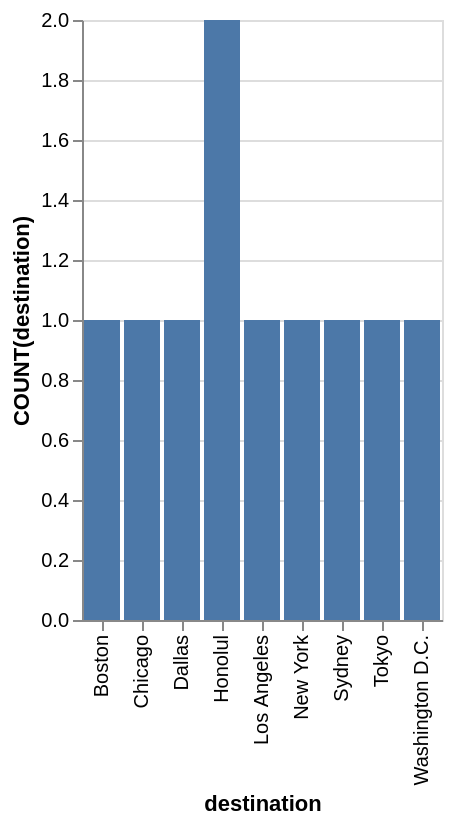

Here is the Vega-Lite specification saved for this chart:
### Vega-Lite specification from a JSON file in a GitHub repository (floating-point values rounded to 4 significant figures)
{"data": {"values": [{"x_data": "Boston", "y_data": 1}, {"x_data": "Chicago", "y_data": 1}, {"x_data": "Dallas", "y_data": 1}, {"x_data": "Honolul", "y_data": 2}, {"x_data": "Los Angeles", "y_data": 1}, {"x_data": "New York", "y_data": 1}, {"x_data": "Sydney", "y_data": 1}, {"x_data": "Tokyo", "y_data": 1}, {"x_data": "Washington D.C.", "y_data": 1}]}, "mark": "bar", "encoding": {"x": {"field": "x_data", "type": "nominal", "title": "destination", "sort": "ascending"}, "y": {"field": "y_data", "type": "quantitative", "title": "COUNT(destination)"}}}
